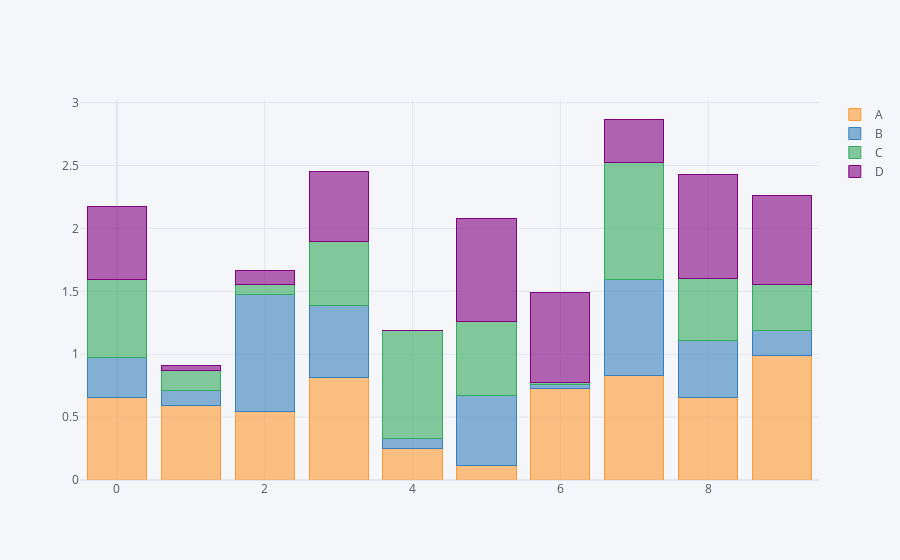

Notebook code for this chart:
### Code cell
df.iplot(kind='bar',barmode="stack")

### Figure 1 — Plotly figure (JSON) as saved in the notebook; plotly's stock layout.template omitted (floating-point values rounded to 4 significant figures)
{"data": [{"marker": {"color": "rgba(255, 153, 51, 0.6)", "line": {"color": "rgba(255, 153, 51, 1.0)", "width": 1}}, "name": "A", "orientation": "v", "text": "", "type": "bar", "x": [0, 1, 2, 3, 4, 5, 6, 7, 8, 9], "y": [0.6582, 0.5888, 0.5457, 0.8159, 0.2473, 0.119, 0.7297, 0.829, 0.6554, 0.9936]}, {"marker": {"color": "rgba(55, 128, 191, 0.6)", "line": {"color": "rgba(55, 128, 191, 1.0)", "width": 1}}, "name": "B", "orientation": "v", "text": "", "type": "bar", "x": [0, 1, 2, 3, 4, 5, 6, 7, 8, 9], "y": [0.3145, 0.1236, 0.9258, 0.5683, 0.0816, 0.5561, 0.02969, 0.7647, 0.454, 0.193]}, {"marker": {"color": "rgba(50, 171, 96, 0.6)", "line": {"color": "rgba(50, 171, 96, 1.0)", "width": 1}}, "name": "C", "orientation": "v", "text": "", "type": "bar", "x": [0, 1, 2, 3, 4, 5, 6, 7, 8, 9], "y": [0.6206, 0.1621, 0.08092, 0.5136, 0.8617, 0.5878, 0.01338, 0.9336, 0.4953, 0.3688]}, {"marker": {"color": "rgba(128, 0, 128, 0.6)", "line": {"color": "rgba(128, 0, 128, 1.0)", "width": 1}}, "name": "D", "orientation": "v", "text": "", "type": "bar", "x": [0, 1, 2, 3, 4, 5, 6, 7, 8, 9], "y": [0.5835, 0.036, 0.1164, 0.5538, 0.001136, 0.8137, 0.7189, 0.3428, 0.827, 0.7085]}], "layout": {"barmode": "stack", "legend": {"bgcolor": "#F5F6F9", "font": {"color": "#4D5663"}, "traceorder": "normal"}, "paper_bgcolor": "#F5F6F9", "plot_bgcolor": "#F5F6F9", "title": {"font": {"color": "#4D5663"}}, "xaxis": {"gridcolor": "#E1E5ED", "showgrid": true, "tickfont": {"color": "#4D5663"}, "title": {"font": {"color": "#4D5663"}, "text": ""}, "zerolinecolor": "#E1E5ED"}, "yaxis": {"gridcolor": "#E1E5ED", "showgrid": true, "tickfont": {"color": "#4D5663"}, "title": {"font": {"color": "#4D5663"}, "text": ""}, "zerolinecolor": "#E1E5ED"}}}
